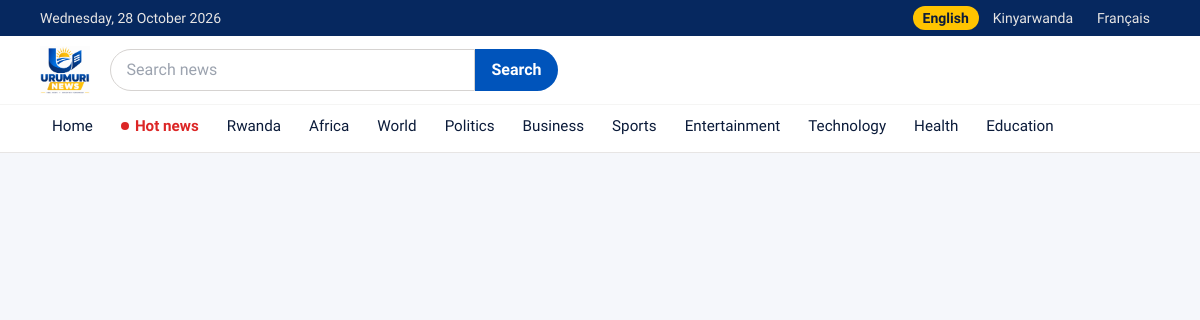
Screenshot of /includes/header.php with the database file from the repository.
### tables this page shows
CREATE TABLE IF NOT EXISTS categories (
  id INT AUTO_INCREMENT PRIMARY KEY,
  name VARCHAR(60) NOT NULL,
  slug VARCHAR(60) NOT NULL UNIQUE
);

### config.php (called while the page is built, shortened)
<?php
require_once __DIR__ . '/lang.php';
function e($s) { return htmlspecialchars((string)$s, ENT_QUOTES | ENT_SUBSTITUTE, 'UTF-8'); }

### lang.php (called while the page is built, shortened)
<?php
$DT = ["en" => ["m" => ["January", "February", "March", "April", "May", "June", "July", "August", "September", "October", "November", "December"], "d" => ["Sunday", "Monday", "Tuesday", "Wednesday", "Thursday", "Friday", "Saturday"]], "rw" => ["m" => ["Mutarama", "Gashyantare", "Werurwe", "Mata", "Gicurasi", "Kamena", "Nyakanga", "Kanama", "Nzeri", "Ukwakira", "Ugushyingo", "Ukuboza"], "d" => ["Ku cyumweru", "Kuwa mbere", "Kuwa kabiri", "Kuwa gatatu", "Kuwa kane", "Kuwa gatanu", "Kuwa gatandatu"]], "fr" => ["m" => ["janvier", "février", "mars", "avril", "mai", "juin", "juillet", "août", "septembre", "octobre", "novembre", "décembre"], "d" => ["dimanche", "lundi", "mardi", "mercredi", "jeudi", "vendredi", "samedi"]]];
function t($s) { global $TR; return $TR[LANG][$s] ?? $s; }
function ldate($ts, $short = false) {
  global $DT; $x = $DT[LANG]; $m = $x['m'][date('n', $ts) - 1]; if ($short) $m = mb_substr($m, 0, 3);
  $r = date('j', $ts) . ' ' . $m . ' ' . date('Y', $ts);
  return $short ? $r : $x['d'][date('w', $ts)] . ', ' . $r;
}
$TR['rw'] += [
  "Search news" => "Shakisha amakuru", "Search" => "Shakisha", "Search results for" => "Ibisubizo byo gushakisha",
  "No stories match your search." => "Nta makuru ahuye n'ibyo washatse.", "Contact us" => "Twandikire", "Follow us" => "Dukurikire",
  "Subscribe" => "Iyandikishe", "Get the latest updates by email." => "Wakira amakuru mashya kuri imeri.", "Your email address" => "Imeri yawe",
  "Thanks for subscribing." => "Murakoze kwiyandikisha.", "Enter a valid email address." => "Andika imeri nyayo.", "Quick links" => "Ihuza ryihuse",
  "Subscribers" => "Abiyandikishije", "Contact and social links" => "Aho tuboneka n'imbuga nkoranyambaga", "Save links" => "Bika",
  "Export emails (CSV)" => "Kuramo imeri (CSV)", "Phone" => "Telefone", "Address" => "Aho dukorera"
];
$TR['fr'] += [
  "Search news" => "Rechercher des articles", "Search" => "Rechercher", "Search results for" => "Résultats pour",
  "No stories match your search." => "Aucun article ne correspond à votre recherche.", "Contact us" => "Contact", "Follow us" => "Suivez-nous",
  "Subscribe" => "S'abonner", "Get the latest updates by email." => "Recevez les dernières actualités par e-mail.", "Your email address" => "Votre adresse e-mail",
  "Thanks for subscribing." => "Merci pour votre abonnement.", "Enter a valid email address." => "Saisissez une adresse e-mail valide.", "Quick links" => "Liens rapides",
  "Subscribers" => "Abonnés", "Contact and social links" => "Contact et réseaux sociaux", "Save links" => "Enregistrer",
  "Export emails (CSV)" => "Exporter les e-mails (CSV)", "Phone" => "Téléphone", "Address" => "Adresse"
];
$TR['rw'] += [
  "Time on your device" => "Isaha ya telefone yawe",
  "Accounts are created by the admin." => "Konti zifungurwa n'umuyobozi gusa.",
  "Create writer account" => "Fungura konti y'umwanditsi",
  "Writer account created." => "Konti y'umwanditsi yafunguwe.",
  "This email already has an account." => "Iyi imeri isanzwe ifite konti.",
  "Enter a name, a valid email and a password of at least 8 characters." => "Andika izina, imeri nyayo n'ijambobanga rifite nibura inyuguti 8.",
  "Temporary password (at least 8 characters)" => "Ijambobanga ry'agateganyo (nibura inyuguti 8)",
  "Send test email" => "Ohereza imeri y'igerageza",
  "Test email sent to" => "Imeri y'igerageza yoherejwe kuri",
  "Email could not be sent." => "Imeri ntiyashoboye koherezwa.",
  "Welcome to URUMURI NEWS" => "Murakaza neza kuri URUMURI NEWS",
  "Thank you for subscribing. You will receive our latest news updates." => "Murakoze kwiyandikisha. Muzajya mwakira amakuru yacu mashya."
];
$TR['fr'] += [
  "Time on your device" => "Heure de votre appareil",
  "Accounts are created by the admin." => "Les comptes sont créés par l'administrateur.",
  "Create writer account" => "Créer un compte rédacteur",
  "Writer account created." => "Compte rédacteur créé.",
  "This email already has an account." => "Cet e-mail a déjà un compte.",
  "Enter a name, a valid email and a password of at least 8 characters." => "Saisissez un nom, un e-mail valide et un mot de passe d'au moins 8 caractères.",
  "Temporary password (at least 8 characters)" => "Mot de passe temporaire (8 caractères minimum)",
  "Send test email" => "Envoyer un e-mail de test",
  "Test email sent to" => "E-mail de test envoyé à",
  "Email could not be sent." => "L'e-mail n'a pas pu être envoyé.",
  "Welcome to URUMURI NEWS" => "Bienvenue sur URUMURI NEWS",
  "Thank you for subscribing. You will receive our latest news updates." => "Merci de votre abonnement. Vous recevrez nos dernières actualités."
];
$TR['rw'] += [
  "Advertisement" => "Itangazo",
  "Ads" => "Amatangazo",
  "Create ad" => "Kora itangazo",
  "Ad title" => "Umutwe w'itangazo",
  "Link (https://...)" => "Ihuza (https://...)",
  "Ad text (optional)" => "Amagambo y'itangazo (si ngombwa)",
  "Top banner (every page)" => "Itangazo hejuru (kuri buri paji)",
  "Inside content" => "Hagati mu nkuru",
  "Above footer" => "Hejuru y'ikirenge cy'urubuga",
  "Banner picture (best size 970x250, JPG, PNG or WEBP)" => "Ifoto y'itangazo (ingano nziza 970x250, JPG, PNG cyangwa WEBP)",
  "Start date (optional)" => "Itariki itangira (si ngombwa)",
  "End date (optional)" => "Itariki irangira (si ngombwa)",
  "Clicks" => "Gukanda",
  "Paused" => "Ryahagaritswe",
  "Pause" => "Hagarika",
  "Ad created." => "Itangazo ryashyizweho.",
  "No ads yet." => "Nta matangazo araboneka.",
  "Enter a title and a link starting with https://" => "Andika umutwe n'ihuza ritangirana na https://",
  "Add a banner picture or some ad text." => "Shyiramo ifoto cyangwa amagambo y'itangazo.",
  "Delete this ad?" => "Siba iri tangazo?"
];
$TR['fr'] += [
  "Advertisement" => "Publicité",
  "Ads" => "Publicités",
  "Create ad" => "Créer une publicité",
  "Ad title" => "Titre de la publicité",
  "Link (https://...)" => "Lien (https://...)",
  "Ad text (optional)" => "Texte de la publicité (facultatif)",
  "Top banner (every page)" => "Bannière en haut (chaque page)",
  "Inside content" => "Dans le contenu",
  "Above footer" => "Au-dessus du pied de page",
  "Banner picture (best size 970x250, JPG, PNG or WEBP)" => "Image de bannière (taille idéale 970x250, JPG, PNG ou WEBP)",
  "Start date (optional)" => "Date de début (facultative)",
  "End date (optional)" => "Date de fin (facultative)",
  "Clicks" => "Clics",
  "Paused" => "En pause",
  "Pause" => "Mettre en pause",
  "Ad created." => "Publicité créée.",
  "No ads yet." => "Aucune publicité pour le moment.",
  "Enter a title and a link starting with https://" => "Saisissez un titre et un lien commençant par https://",
  "Add a banner picture or some ad text." => "Ajoutez une image de bannière ou un texte.",
  "Delete this ad?" => "Supprimer cette publicité ?"
];
$TR['rw'] += [
  "Show password" => "Erekana ijambobanga",
  "Hide password" => "Hisha ijambobanga",
  "Confirm password" => "Emeza ijambobanga",
  "Confirm new password" => "Emeza ijambobanga rishya",
  "Passwords do not match." => "Amagambobanga ntahuye."
];
$TR['fr'] += [
  "Show password" => "Afficher le mot de passe",
  "Hide password" => "Masquer le mot de passe",
  "Confirm password" => "Confirmer le mot de passe",
  "Confirm new password" => "Confirmer le nouveau mot de passe",
  "Passwords do not match." => "Les mots de passe ne correspondent pas."
];
$TR['rw'] += ["Share" => "Sangiza", "Share this story" => "Sangiza iyi nkuru", "Link copied. Paste it in your Instagram story, post or message." => "Link yakopowe. Yishyire muri story, post cyangwa ubutumwa kuri Instagram."];
$TR['fr'] += ["Share" => "Partager", "Share this story" => "Partager cet article", "Link copied. Paste it in your Instagram story, post or message." => "Lien copié. Collez-le dans votre story, publication ou message Instagram."];
$TR['rw'] += ["No stories in this language yet." => "Nta nkuru ziri muri uru rurimi kugeza ubu.", "Show all languages" => "Erekana indimi zose", "Hot" => "Ashyushye", "Invalid request." => "Icyifuzo si cyo."];
$TR['fr'] += ["No stories in this language yet." => "Aucun article dans cette langue pour le moment.", "Show all languages" => "Afficher toutes les langues", "Hot" => "Exclusif", "Invalid request." => "Requête invalide."];

### includes/header.php (the view, shortened to what this page needs)
<?php
require_once __DIR__ . '/../config.php';
$cats = $pdo->query('SELECT * FROM categories ORDER BY id')->fetchAll();
$h_script = basename($_SERVER['SCRIPT_NAME'] ?? '', '.php');
$h_curcat = ($h_script === 'category') ? ($_GET['s'] ?? '') : null;
$h_qs = fn($extra) => '?' . http_build_query(array_merge(array_diff_key($_GET, ['l' => 1, 'p' => 1]), $extra));
?><!doctype html>
<html lang="<?= e(LANG) ?>">
<head>
<script src="https://cdn.tailwindcss.com/3.4.17"></script>
</head>
<body class="bg-paper text-ink antialiased min-h-screen flex flex-col">
<div class="bg-navy text-stone-200 text-sm font-ui">
  <div class="max-w-6xl mx-auto px-4 py-1.5 flex flex-wrap items-center justify-between gap-x-4 gap-y-1">
    <p class="flex items-center gap-3"><span id="kd"><?= e(ldate(time())) ?></span><span id="kt" class="font-bold text-sun"></span><span id="kc" title="Kigali"></span></p>
    <div class="flex items-center gap-1" role="group" aria-label="Language">
      <?php foreach (LANGS as $h_k => $h_n): ?>
        <a href="<?= e($h_qs(['lang' => $h_k])) ?>" hreflang="<?= $h_k ?>" class="px-2.5 py-0.5 rounded-full <?= LANG === $h_k ? 'bg-sun text-ink font-bold' : 'hover:bg-white/10' ?>"><?= e($h_n) ?></a>
      <?php endforeach; ?>
    </div>
  </div>
</div>
<header class="bg-white border-b border-stone-200 sticky top-0 z-40">
  <div class="max-w-6xl mx-auto px-4 py-2.5 flex flex-wrap items-center gap-x-5 gap-y-2">
    <a href="index.php" class="shrink-0" aria-label="URUMURI NEWS - <?= e(t('Home')) ?>"><img src="assets/logo.png" alt="URUMURI NEWS" class="h-12 w-auto"></a>
    <form action="search.php" method="get" role="search" class="flex-1 min-w-[12rem] max-w-md flex order-last sm:order-none w-full sm:w-auto">
      <input type="search" name="q" value="<?= e($_GET['q'] ?? '') ?>" required placeholder="<?= e(t('Search news')) ?>" aria-label="<?= e(t('Search news')) ?>" class="w-full min-w-0 border border-stone-300 rounded-l-full px-4 py-2 focus:outline-none focus:border-brand focus:ring-2 focus:ring-sun">
      <button class="bg-brand text-white font-bold px-4 rounded-r-full hover:bg-ink transition-colors"><?= e(t('Search')) ?></button>
    </form>
  </div>
  <nav class="border-t border-stone-100 bg-white" aria-label="Categories">
    <div class="max-w-6xl mx-auto px-4 flex gap-1 overflow-x-auto scroll-x font-ui font-medium text-[0.95rem] whitespace-nowrap">
      <a href="index.php" class="px-3 py-2.5 border-b-4 <?= $h_script === 'index' ? 'border-sun text-brand font-bold' : 'border-transparent hover:text-brand' ?>"><?= e(t('Home')) ?></a>
      <a href="hot.php" class="px-3 py-2.5 border-b-4 inline-flex items-center gap-1.5 <?= $h_script === 'hot' ? 'border-red-600 text-red-700 font-bold' : 'border-transparent text-red-600 font-bold hover:text-red-700' ?>"><span class="w-2 h-2 rounded-full bg-red-600"></span><?= e(t('Hot news')) ?></a>
      <?php foreach ($cats as $h_c): ?>
        <a href="category.php?s=<?= e($h_c['slug']) ?>" class="px-3 py-2.5 border-b-4 <?= $h_curcat === $h_c['slug'] ? 'border-sun text-brand font-bold' : 'border-transparent hover:text-brand' ?>"><?= e(t($h_c['name'])) ?></a>
      <?php endforeach; ?>
    </div>
  </nav>
</header>
<div id="main" class="flex-1">

### includes/header.php (style rules this page uses)
html { scroll-behavior: smooth; }
body { font-family: "Source Sans 3", system-ui, sans-serif; }
.scroll-x { scrollbar-width: thin; }

### rows the page displays
categories: name "Rwanda"
categories: name "Africa"
categories: name "World"
categories: name "Politics"
categories: name "Business"
categories: name "Sports"
categories: name "Entertainment"
categories: name "Technology"
categories: name "Health"
categories: name "Education"

### other values shown
$h_n "English"
$h_n "Kinyarwanda"
$h_n "Français"
t('Search') "Search"
t('Home') "Home"
t('Hot news') "Hot news"
